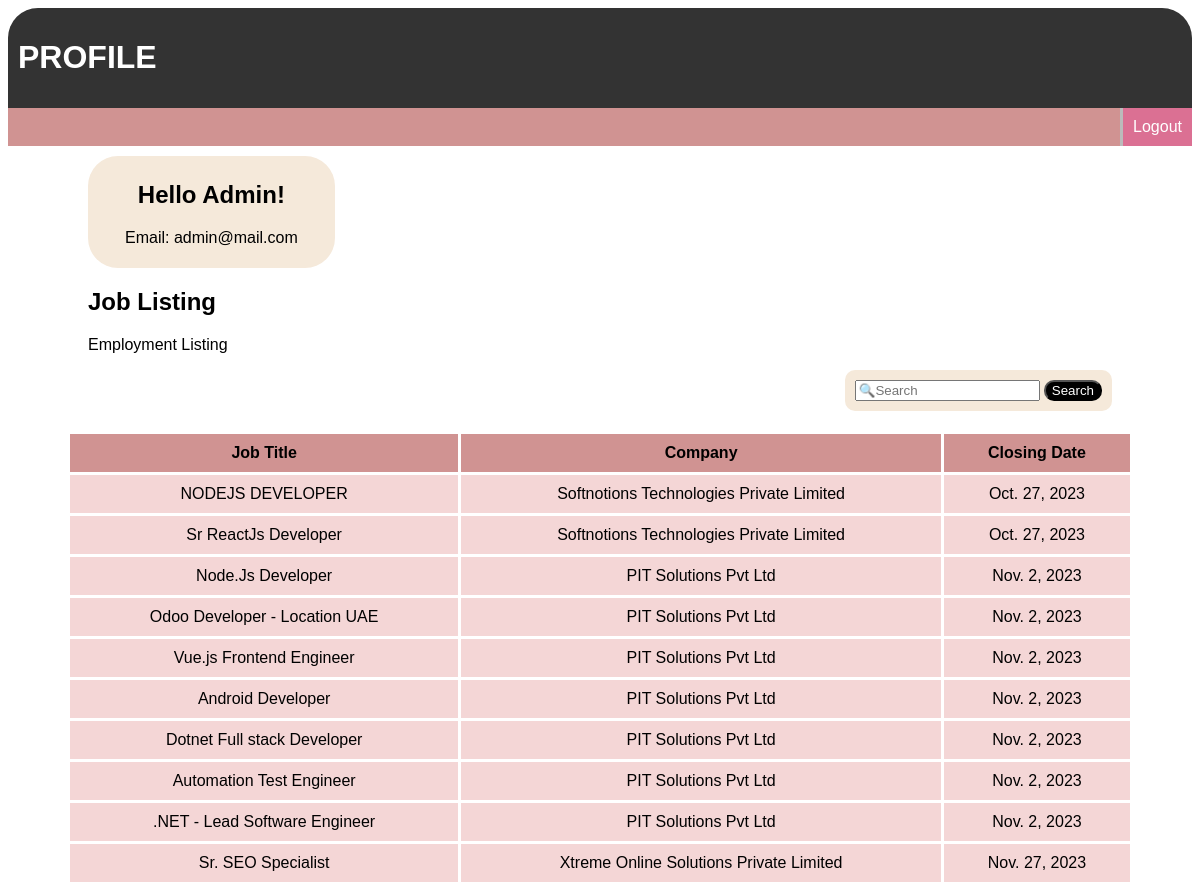
/profile/ (signed in), run on the app's committed database.
### MyApp/models.py (models this page shows, shortened)
class Job(models.Model):
    job = models.CharField(max_length=50,blank=False, null=False)
    job_description = models.TextField(blank=False, null=False)
    company_name = models.CharField(max_length=50,blank=False, null=False)
    company_description = models.TextField(blank=False, null=False)
    closing_date = models.DateField(auto_now=False, auto_now_add=False,)

### MyApp/views.py (the view)
# urls.py: path('profile/',views.Profile,name="profile"),
@login_required(login_url='home')
@never_cache
def Profile(request):
      job = Job.objects.all()
      job_search = request.GET.get('job')
      if job_search != '' and job_search is not None:
         job = job.filter(job__icontains=job_search)
      context = {'job':job}
      return render(request,'profile.html',context)

### MyApp/templates/profile.html (shortened to what this page needs)
<!DOCTYPE html>
<html>
    <head>
        <link rel="stylesheet" href="">
    </head>
    <body>
        <div id="profileHeading">
            <h1>PROFILE</h1>
        </div>
        <div id="NavBar">
            <ul>
                <li><a href="{% url 'logout' %}" class="active">Logout</a></li>
            </ul>
        </div>
        <div id="profileContent">
            <h2>Hello {{ user.username }}!</h2>
            <p>Email: {{ user.email }}</p>
        </div>
        <h2 class="content">Job Listing</h2>
        <p class="content">Employment Listing</p>
        <div class="search">
        <form action="" method="get">
            <input type="search" name="job" placeholder="🔍Search">
            <button type="submit" style="border-radius: 10px; background-color: black; color: white;">Search</button>
        </form>
        </div>
        <table>
            <tr>
                <th>Job Title</th>
                <th>Company</th>
                <th>Closing Date</th>
            </tr>
            {% for i in job %}
                <tr>
                    <td>{{i.job}}</td>
                    <td>{{i.company_name}}</td>
                    <td>{{i.closing_date}}</td>
                </tr>
            {% endfor %}
        </table>
    </body>
</html>

### MyApp/templates/profile.html (style rules this page uses)
#profileHeading { display: flex; align-items: left; color: white; background-color: #333333; font-family: sans-serif; padding: 10px; border-top-left-radius: 30px; border-top-right-radius: 30px; }
ul { list-style-type: none; margin: 0; padding: 0; overflow: hidden; background-color: #d09392; }
li { float: right; }
li a { display: block; font-family: sans-serif; color: white; text-align: center; padding: 10px; text-decoration: none; }
.active { background-color: palevioletred; }
li { border-left: 3px solid #bbb; }
#profileContent { background-color: rgb(245, 233, 218); text-align: center; font-family: sans-serif; padding: 5px; margin-top: 10px; border-radius: 30px; width: 20%; margin-left: 80px; }
.search { float: right; margin-right: 80px; margin-bottom: 20px; background-color: rgb(245, 233, 218); border-radius: 10px; padding: 10px; }
table { width: 90%; margin-top: 10px; margin-left: auto; margin-right: auto; }
table, th, td { border: 3px solid white; border-collapse: collapse; }
th, td { text-align: center; background-color: #d09392; font-family: sans-serif; padding: 10px; }
td { background-color: #f4d6d6 }
.content { font-family: sans-serif; margin-left: 80px; }

### data on the page
Job: job "NODEJS DEVELOPER", company_name "Softnotions Technologies Private Limited", closing_date "Oct. 27, 2023"
Job: job "Sr ReactJs Developer", company_name "Softnotions Technologies Private Limited", closing_date "Oct. 27, 2023"
Job: job "Node.Js Developer", company_name "PIT Solutions Pvt Ltd", closing_date "Nov. 2, 2023"
Job: job "Odoo Developer - Location UAE", company_name "PIT Solutions Pvt Ltd", closing_date "Nov. 2, 2023"
Job: job "Vue.js Frontend Engineer", company_name "PIT Solutions Pvt Ltd", closing_date "Nov. 2, 2023"
Job: job "Android Developer", company_name "PIT Solutions Pvt Ltd", closing_date "Nov. 2, 2023"
Job: job "Dotnet Full stack Developer", company_name "PIT Solutions Pvt Ltd", closing_date "Nov. 2, 2023"
Job: job "Automation Test Engineer", company_name "PIT Solutions Pvt Ltd", closing_date "Nov. 2, 2023"
Job: job ".NET - Lead Software Engineer", company_name "PIT Solutions Pvt Ltd", closing_date "Nov. 2, 2023"
Job: job "Sr. SEO Specialist", company_name "Xtreme Online Solutions Private Limited", closing_date "Nov. 27, 2023"

### other printed values
{{ user.username }} "Admin"
{{ user.email }} "admin@mail.com"
